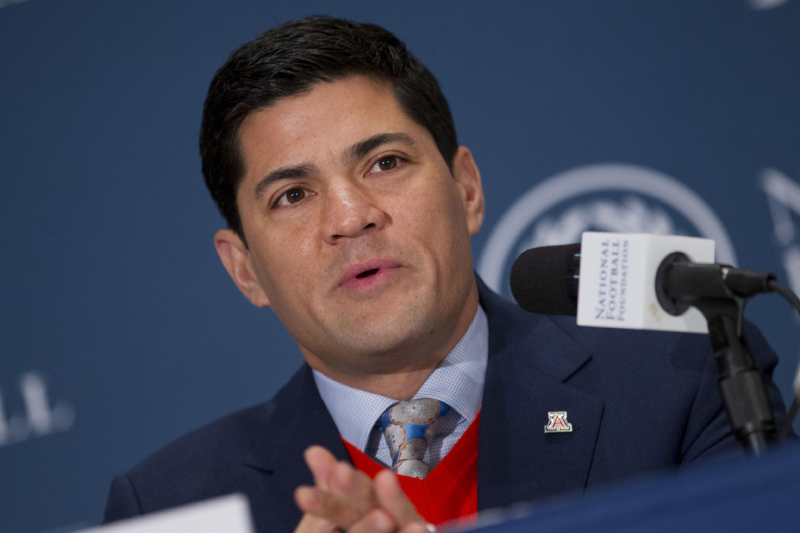
#> input picture data/marathon_03.jpg, 800 x 533 px; its folder holds 2 pictures in this run
$ python Resize_Crop.py
#> lines starting #> are read from the running program, lines starting #| are printed output that depends on the picture
import cv2
import os

path = 'C:/final_project/final_project/data/'   # 폴더 경로
os.chdir(path)

IMAGE_FILES = []  # 이미지 리스트

files = os.listdir(path)
for file in files:
    if '.png' in file:
        f = cv2.imread(file)
        IMAGE_FILES.append(f)
    if '.jpg' in file:
        f = cv2.imread(file)
#> f is the input picture: shape (533, 800, 3); mean B, G, R 84.4, 68.2, 67.2
        IMAGE_FILES.append(f)
print(IMAGE_FILES)
#> (printed output is left out)

for idx, image in enumerate(IMAGE_FILES):
    test_resize = cv2.resize(image, dsize=(
        256, 256), interpolation=cv2.INTER_AREA)
    cv2.imwrite('./tmp/resized_image_' + str(idx) + '.png', test_resize)
    if not cv2.imwrite('./tmp/resized_image_' + str(idx) + '.png', test_resize):
        raise Exception("Could not write image")
#> this loop made 2 passes
#> pass 1, `test_resize = cv2.resize(image, dsize=( 256, 256), interpolation=cv2.I..`:
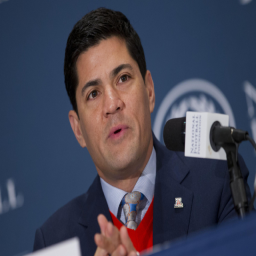
#> test_resize: shape (256, 256, 3); mean B, G, R 84.4, 68.2, 67.2
#> pass 2, `test_resize = cv2.resize(image, dsize=( 256, 256), interpolation=cv2.I..`:
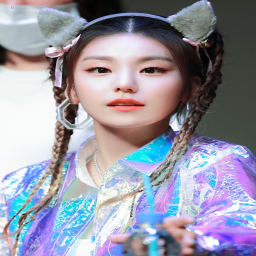
#> test_resize: shape (256, 256, 3); mean B, G, R 165.4, 149.9, 150.7

'''
# 이미지 Crop
# Read the input image
os.getcwd()
img = cv2.imread('./data/222.jpg')

# Convert into grayscale
gray = cv2.cvtColor(img, cv2.COLOR_BGR2GRAY)

# Load the cascade
face_cascade = cv2.CascadeClassifier(cv2.data.haarcascades + 'haarcascade_frontalface_alt2.xml')

# Detect faces
faces = face_cascade.detectMultiScale(gray,
    scaleFactor=1.1,
    minNeighbors=4,
    minSize=(256, 256))

# Draw rectangle around the faces and crop the faces
for (x, y, w, h) in faces:
    cv2.rectangle(img, (x, y), (x + w, y + h), (0, 0, 255), 2)
    faces = img[y:y + h, x:x + w]
    cv2.imshow("face", faces)
    cv2.imwrite('face.jpg', faces)

# Display the output
cv2.imwrite('detcted.jpg', img)
cv2.imshow('img', img)
cv2.waitKey()
'''
